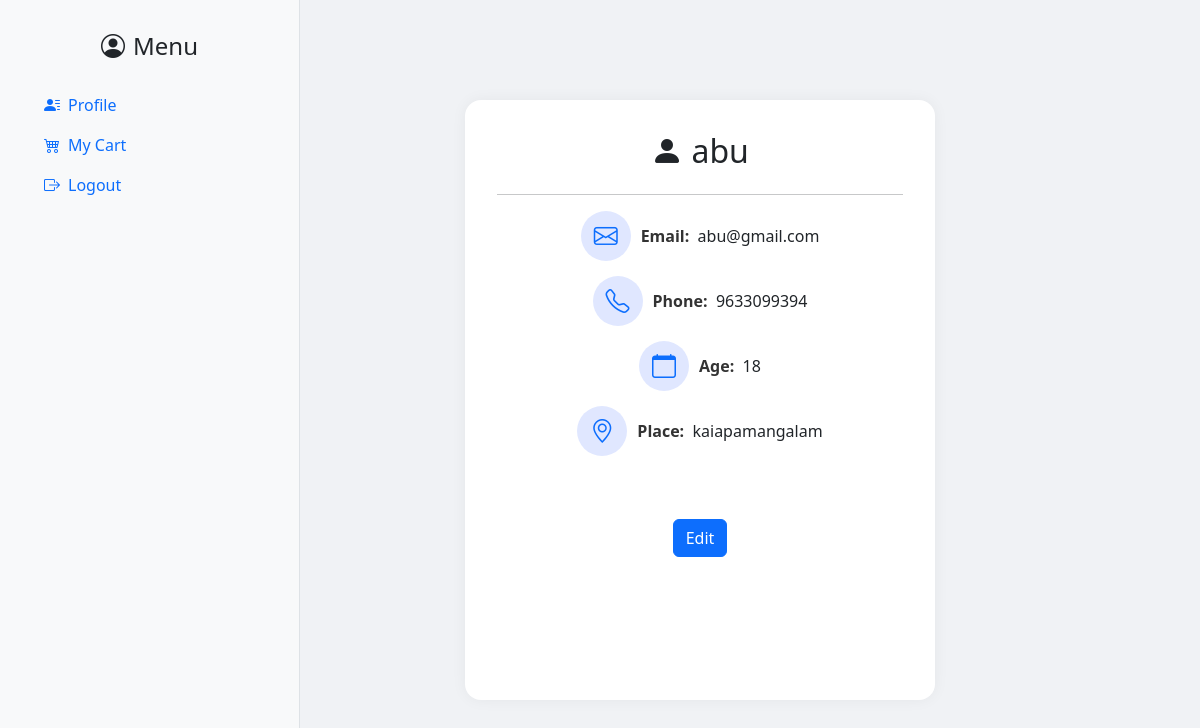
/profile/ (signed in), run on the app's committed database.
### myapp/models.py (models this page shows, shortened)
class Userdetails(AbstractUser):
    age = models.IntegerField(default=15, blank=True, null=True)
    phoneNumber = models.CharField(max_length=15, default="0000000000", blank=True)
    place = models.CharField(max_length=255, default='Unknown', blank=True)

### myapp/views.py (the view)
# urls.py: path('profile/',views.profile_view,name="profile"),
def profile_view(request):
    return render( request,'./profile.html')

### myapp/templates/profile.html (shortened to what this page needs)
<!DOCTYPE html>
<html>
<head>
    <link href="https://cdn.jsdelivr.net/npm/bootstrap@5.3.0/dist/css/bootstrap.min.css" rel="stylesheet">
    <link href="https://cdn.jsdelivr.net/npm/bootstrap-icons@1.10.5/font/bootstrap-icons.css" rel="stylesheet">
</head>
<body>
<div class="container-fluid">
    <div class="row">
        <div class="col-md-3 sidebar">
            <h4 class="text-center"><i class="bi bi-person-circle me-2"></i>Menu</h4>
            <ul class="nav flex-column px-3 mt-4">
                <li class="nav-item"><a class="nav-link active" href="#"><i class="bi bi-person-lines-fill me-2"></i>Profile</a></li>
                <li class="nav-item"><a class="nav-link" href="{%url 'cart'%}"><i class="bi bi-cart4 me-2"></i>My Cart</a></li>
                <li class="nav-item"><a class="nav-link" href="{% url 'logout' %}"><i class="bi bi-box-arrow-right me-2"></i>Logout</a></li>
            </ul>
        </div>
        <div class="col-md-8 profile-content d-flex justify-content-center align-items-center">
            <div class="col-md-8 profile-card">
                <h2 class="mb-4"><i class="bi bi-person-fill"></i> {{ user.username }}</h2>
                <hr>
                <div class="info-row">
                    <div class="icon-circle"><i class="bi bi-envelope"></i></div>
                    <span class="profile-title">Email:</span>&nbsp; {{ user.email }}
                </div>
                <div class="info-row">
                    <div class="icon-circle"><i class="bi bi-telephone"></i></div>
                    <span class="profile-title">Phone:</span>&nbsp; {{ user.phoneNumber }}
                </div>
                <div class="info-row">
                    <div class="icon-circle"><i class="bi bi-calendar"></i></div>
                    <span class="profile-title">Age:</span>&nbsp; {{ user.age }}
                </div>
                <div class="info-row">
                    <div class="icon-circle"><i class="bi bi-geo-alt"></i></div>
                    <span class="profile-title">Place:</span>&nbsp; {{ user.place }}
                </div>
                <br>
                <br>
                <div>
                    <a href="{% url 'update_user'%}" style="display:inline-flex;" class="btn btn-primary">Edit</a>
                </div>
            </div>
        </div>
    </div>
</div>
</body>
</html>

### myapp/templates/profile.html (style rules this page uses)
body { background-color: #f0f2f5; }
.sidebar { height: 100vh; padding-top: 2rem; background-color: #f8f9fa; border-right: 1px solid #dee2e6; }
.profile-content { padding: 3rem; }
.profile-card { height: 600px; background: white; border-radius: 1rem; padding: 2rem; box-shadow: 0 0 15px rgba(0,0,0,0.05); text-align: center; }
.icon-circle { width: 50px; height: 50px; display: inline-flex; justify-content: center; align-items: center; border-radius: 50%; background-color: #e0e7ff; color: #0d6efd; font-size: 1.5rem; margin-right: 10px; }
.profile-title { font-weight: 600; color: #333; }
.info-row { display: flex; align-items: center; justify-content: center; margin: 15px 0; }

### data on the page
Userdetails: username "abu", email "abu@gmail.com", phoneNumber "9633099394", age "18", place "kaiapamangalam"
